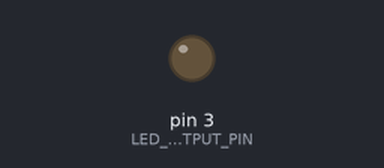
A sketch run on a simulated Arduino Uno, built with avr-gcc and run on an emulated ATmega328P. Shown: output pins drawn as LEDs (lit = HIGH).

Above: at 0.15 s.
At 39.84 s:
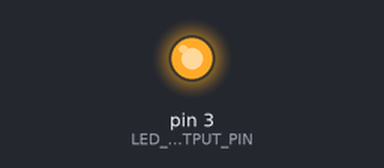
Timing chart, 0 to 40.0 s (numbered marks = the images above):
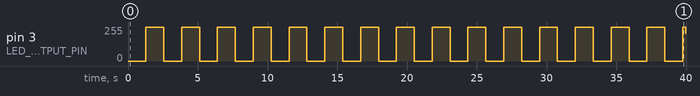

Measured:
- by itself, pin 3 (LED_OUTPUT_PIN): 0/255 → 255/255 at 1.3 s, → 0/255 1.3 s later, → 255/255 1.3 s later, → 0/255 1.3 s later, … (32 changes in this stretch)

The sketch:

FadeOnAndOffForLoop.ino
```cpp
/*
 * Fades Pin 3 on and off using analogWrite
 *
 * By Jon E. Froehlich
 * @jonfroehlich
 * http://makeabilitylab.io
 *
 * Step-by-step tutorial:
 * https://makeabilitylab.github.io/physcomp/arduino/led-fade
 *
 * Adapted from the official Arduino Fading example:
 * http://www.arduino.cc/en/Tutorial/Fading
 */
const int LED_OUTPUT_PIN = 3;
const int DELAY_MS = 5; // delay between each fade value
const int MAX_ANALOG_OUT = 255; // the max analog output on the Uno is 255

void setup() {
  // set the LED pin to an output
  pinMode(LED_OUTPUT_PIN, OUTPUT);
}

void loop(){
  // fade on
  for(int i = 0; i <= MAX_ANALOG_OUT; i += 1){
    analogWrite(LED_OUTPUT_PIN, i);
    delay(DELAY_MS);
  }

  //fade off
  for(int i = MAX_ANALOG_OUT; i >= 0; i -= 1){
    analogWrite(LED_OUTPUT_PIN, i);
    delay(DELAY_MS);
  }
}
```
